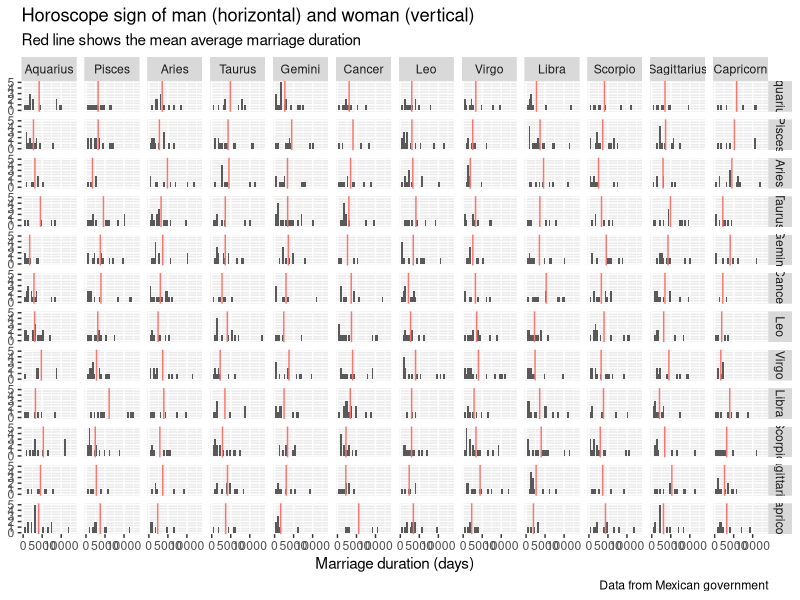

R code for this plot:

library(tidyverse)
library(lubridate)
dv <- read_csv("mexico_divorces_2000-2015.csv")
dv %>%
  group_by(DOB_partner_man) %>%
  rename(dob = DOB_partner_man) %>%
  mutate(horoscope_sign_m = case_when(
    dob %within% interval(make_date(year = year(dob), month = 1, day = 20),
                          make_date(year = year(dob), month = 2, day = 18)) ~ "Aquarius",
    dob %within% interval(make_date(year = year(dob), month = 2, day = 19),
                          make_date(year = year(dob), month = 3, day = 20)) ~ "Pisces",
    dob %within% interval(make_date(year = year(dob), month = 3, day = 21),
                          make_date(year = year(dob), month = 4, day = 19)) ~ "Aries",
    dob %within% interval(make_date(year = year(dob), month = 4, day = 20),
                          make_date(year = year(dob), month = 5, day = 20)) ~ "Taurus",
    dob %within% interval(make_date(year = year(dob), month = 5, day = 21),
                          make_date(year = year(dob), month = 6, day = 20)) ~ "Gemini",
    dob %within% interval(make_date(year = year(dob), month = 6, day = 21),
                          make_date(year = year(dob), month = 7, day = 22)) ~ "Cancer",
    dob %within% interval(make_date(year = year(dob), month = 7, day = 23),
                          make_date(year = year(dob), month = 8, day = 22)) ~ "Leo",
    dob %within% interval(make_date(year = year(dob), month = 8, day = 23),
                          make_date(year = year(dob), month = 9, day = 22)) ~ "Virgo",
    dob %within% interval(make_date(year = year(dob), month = 9, day = 23),
                          make_date(year = year(dob), month = 10, day = 22)) ~ "Libra",
    dob %within% interval(make_date(year = year(dob), month = 10, day = 23),
                          make_date(year = year(dob), month = 11, day = 22)) ~ "Scorpio",
    dob %within% interval(make_date(year = year(dob), month = 11, day = 23),
                          make_date(year = year(dob), month = 12, day = 21)) ~ "Sagittarius",
    dob %within% interval(make_date(year = year(dob), month = 12, day = 22),
                          make_date(year = year(dob), month = 12, day = 31)) ~ "Capricorn",
    dob %within% interval(make_date(year = year(dob), month = 1, day = 1),
                          make_date(year = year(dob), month = 1, day = 19)) ~ "Capricorn")) %>%
  group_by(DOB_partner_woman) %>%
  rename(dob_2 = DOB_partner_woman) %>%
  mutate(horoscope_sign_f = case_when(
    dob_2 %within% interval(make_date(year = year(dob_2), month = 1, day = 20),
                            make_date(year = year(dob_2), month = 2, day = 18)) ~ "Aquarius",
    dob_2 %within% interval(make_date(year = year(dob_2), month = 2, day = 19),
                            make_date(year = year(dob_2), month = 3, day = 20)) ~ "Pisces",
    dob_2 %within% interval(make_date(year = year(dob_2), month = 3, day = 21),
                            make_date(year = year(dob_2), month = 4, day = 19)) ~ "Aries",
    dob_2 %within% interval(make_date(year = year(dob_2), month = 4, day = 20),
                            make_date(year = year(dob_2), month = 5, day = 20)) ~ "Taurus",
    dob_2 %within% interval(make_date(year = year(dob_2), month = 5, day = 21),
                            make_date(year = year(dob_2), month = 6, day = 20)) ~ "Gemini",
    dob_2 %within% interval(make_date(year = year(dob_2), month = 6, day = 21),
                            make_date(year = year(dob_2), month = 7, day = 22)) ~ "Cancer",
    dob_2 %within% interval(make_date(year = year(dob_2), month = 7, day = 23),
                            make_date(year = year(dob_2), month = 8, day = 22)) ~ "Leo",
    dob_2 %within% interval(make_date(year = year(dob_2), month = 8, day = 23),
                            make_date(year = year(dob_2), month = 9, day = 22)) ~ "Virgo",
    dob_2 %within% interval(make_date(year = year(dob_2), month = 9, day = 23),
                            make_date(year = year(dob_2), month = 10, day = 22)) ~ "Libra",
    dob_2 %within% interval(make_date(year = year(dob_2), month = 10, day = 23),
                            make_date(year = year(dob_2), month = 11, day = 22)) ~ "Scorpio",
    dob_2 %within% interval(make_date(year = year(dob_2), month = 11, day = 23),
                            make_date(year = year(dob_2), month = 12, day = 21)) ~ "Sagittarius",
    dob_2 %within% interval(make_date(year = year(dob_2), month = 12, day = 22),
                            make_date(year = year(dob_2), month = 12, day = 31)) ~ "Capricorn",
    dob_2 %within% interval(make_date(year = year(dob_2), month = 1, day = 1),
                            make_date(year = year(dob_2), month = 1, day = 19)) ~ "Capricorn")) -> dv_2
dv_2 %>%
  group_by(Divorce_date, Date_of_marriage) %>%
  mutate(m_duration = difftime(dmy(Divorce_date), dmy(Date_of_marriage), units = "days")) -> dr_3
horoscope_sign <- c("Aquarius",
                     "Pisces",
                     "Aries",
                     "Taurus",
                     "Gemini",
                     "Cancer",
                     "Leo",
                     "Virgo",
                     "Libra",
                     "Scorpio",
                     "Sagittarius",
                     "Capricorn")
  
dr_3 %>%
  mutate(m_duration = as.numeric(m_duration)) %>%
  group_by(horoscope_sign_f,horoscope_sign_m) %>%
  mutate(mean = mean(c(m_duration))) -> dr_4 
dr_4 %>%
group_by(m_duration) %>%
  ggplot(aes(m_duration))+
  geom_histogram()+
  facet_grid(cols = vars(factor(horoscope_sign_f, levels = horoscope_sign)),
             
             rows = vars(factor(horoscope_sign_m, levels = horoscope_sign
                                
             )))+
  geom_vline(data = dr_4 , aes(xintercept = mean,color = "red"))+
  theme(axis.title.y = element_blank(),legend.position = "NULL") +
  labs(title = 'Horoscope sign of man (horizontal) and woman (vertical)',
       subtitle = 'Red line shows the mean average marriage duration',
       caption = 'Data from Mexican government',
       x = 'Marriage duration (days)')
